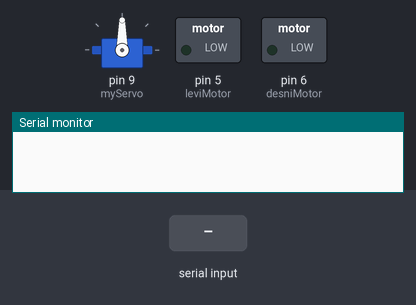
A sketch run on a simulated Arduino Uno, built with avr-gcc and run on an emulated ATmega328P. Shown: servo, switched loads named in the sketch (green lamp = pin HIGH), the last lines printed to the serial monitor. The inputs (shaded band) are chosen by the test bench.

Above: at 1.2 s.
1.3 s: "p90\n" received over the second serial link
At 2.5 s:
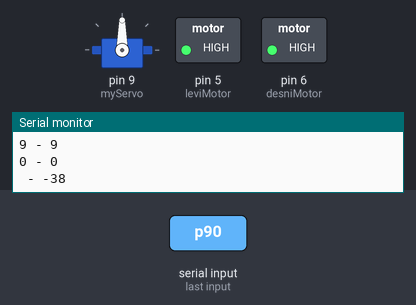
2.8 s: "l90\n" received over the second serial link
At 3.8 s:
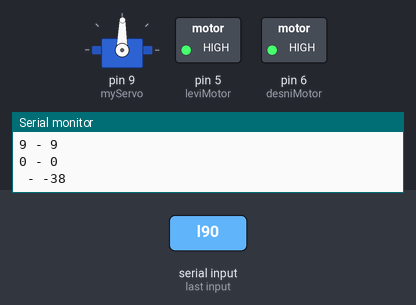
4.3 s: "l,45\n" received over the second serial link
At 5.0 s:
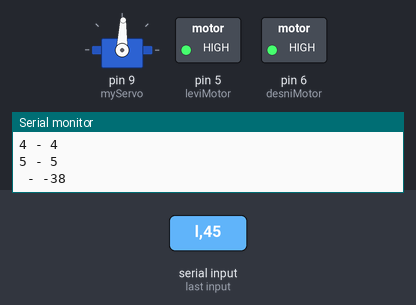
5.8 s: "s90\n" received over the second serial link
At 6.3 s:
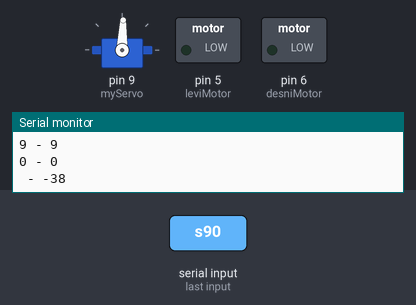
7.3 s: "p,45\n" received over the second serial link
At 8.5 s:
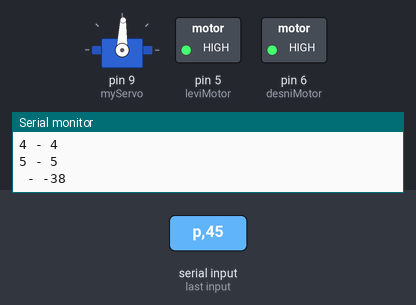
8.8 s: "s,45\n" received over the second serial link
At 9.9 s:
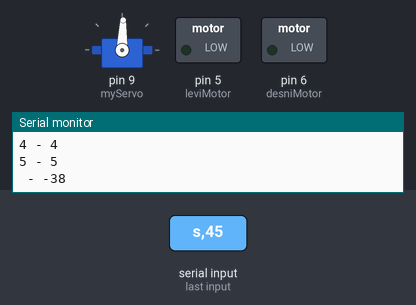
Timing chart, 0 to 11.3 s (numbered marks = the images above; inputs shaded):
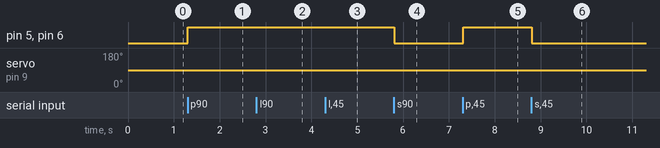

Measured:
- after the input at 1.3 s, pin 5 (leviMotor), pin 6 (desniMotor): LOW → HIGH at once
- after the input at 2.8 s, servo on pin 9 (myServo): 90° → 89° at once
- after the input at 4.3 s, servo on pin 9 (myServo): 89° → 88° at once
- after the input at 5.8 s, pin 5 (leviMotor), pin 6 (desniMotor): HIGH → LOW at once
- after the input at 7.3 s, pin 5 (leviMotor), pin 6 (desniMotor): LOW → HIGH at once
- after the input at 8.8 s, pin 5 (leviMotor), pin 6 (desniMotor): HIGH → LOW at once

The sketch:

servo.ino
```cpp
#include <Servo.h>
#include <SoftwareSerial.h>

// TxD 3
// RxD 2
// levi motor 5
// desni motor 6
// servo 9


#define TxD 3
#define RxD 2
#define leviMotor 5
#define desniMotor 6
#define POMERAJ 1

SoftwareSerial bluetooth(TxD, RxD);
Servo myServo;

int val;
char data;
bool radi = false;

void setup() {
  Serial.begin(9600);
  bluetooth.begin(9600);

  pinMode(leviMotor, OUTPUT);
  pinMode(desniMotor, OUTPUT);

  myServo.attach(9);
}

void loop() {
  if(bluetooth.available()){
    char data = bluetooth.read();

    if (data == 'l'){
      // Rotiraj levo
      val = myServo.read();
      Serial.println(val);
      val -= POMERAJ;
      if (val < 0) val = 0;
      myServo.write(val);
    } else if (data == 'd' ){
      // Rotiraj desno
      val = myServo.read();
      Serial.println(val);
      val += POMERAJ;
      if (val > 180) val = 180;
      myServo.write(val);
    }

    if (data == 'p' and !radi){
      analogWrite(desniMotor, 255);
      analogWrite(leviMotor, 255);
      radi = true;
    }
    if (data == 's' and radi){
      analogWrite(desniMotor, 0);
      analogWrite(leviMotor, 0);
      radi = false;
    }

    Serial.print(data);
    Serial.print(" - ");
    Serial.println(data - '0');
  }
  delay(20);
}
```
